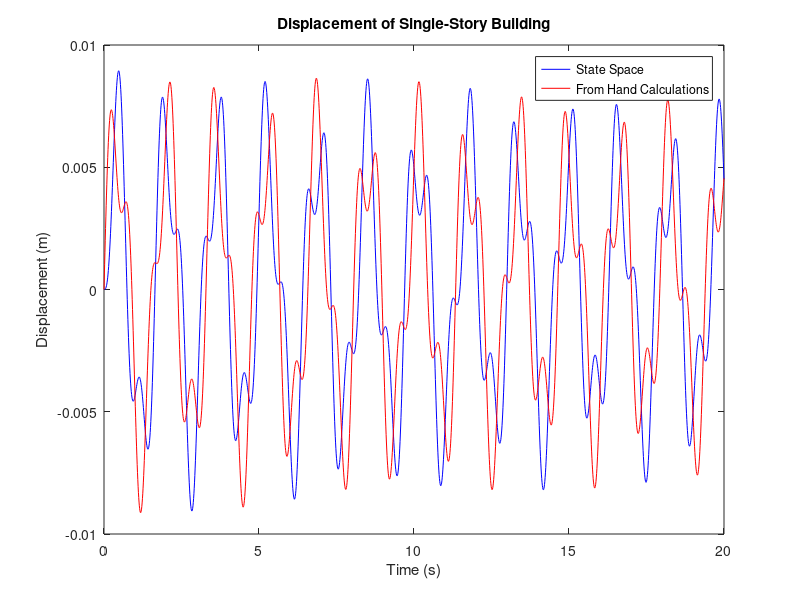

Write the MATLAB code that produced this figure.
% Parameters
m = 4000; % Mass (kg)
k = 60000; % Stiffness (N/m)
c = 100; % Damping coefficient (Ns/m)
time = 0:0.01:20; % Time vector (s)

% Earthquake Acceleration (simulated or real data)
% Use a pre-recorded earthquake data or simulate
earthquake_acc = 0.2 * sin(2 * pi * 1.5 * time); % m/s^2

% Initial conditions
x0 = 0; % Initial displacement (m)
v0 = 0; % Initial velocity (m/s)

% Define the state-space representation
A = [0 1; -k/m -c/m];
B = [0; 1];
C = [1 0];
D = 0;

% Solve using ode45
ode_fun = @(t, y) [y(2); (-c*y(2) - k*y(1) + m*interp1(time, earthquake_acc, t, 'linear', 0))/m];
[t, y] = ode45(ode_fun, time, [x0 v0]);

%
omega_n = sqrt(k/m);
zeta = c/(2*sqrt(m*k));
omega_d = omega_n*sqrt(1-zeta^2);
f = 1.5;
omega = 2*pi*f;
%t = 0:0.01:20;
a_0 = 0.2;
Y = a_0/sqrt((((omega_n^2)-(omega^2))^2)+((2*zeta*omega*omega_n)^2));
phi = atan((2*zeta*omega*omega_n)/((omega_n^2)-(omega^2)));
y_p = Y*sin(omega.*t - phi);
A = Y*sin(phi);
B = (Y/omega_d)*(omega*cos(phi)-omega_n*sin(phi));
y_h = exp(-zeta*omega_n.*t).*(A*cos(omega_d.*t)+B*sin(omega_d.*t));
y_a = y_h+y_p;
%


% Plot results
figure;
%subplot(2,1,1);
plot(t, y(:,1),"b");
hold on;
plot(t,y_a,"r")
xlabel('Time (s)');
ylabel('Displacement (m)');
title('Displacement of Single-Story Building');
hold off;
legend("State Space", "From Hand Calculations")

% subplot(2,1,2);
% plot(time, earthquake_acc);
% xlabel('Time (s)');
% ylabel('Acceleration (m/s^2)');
% title('Earthquake Acceleration');



